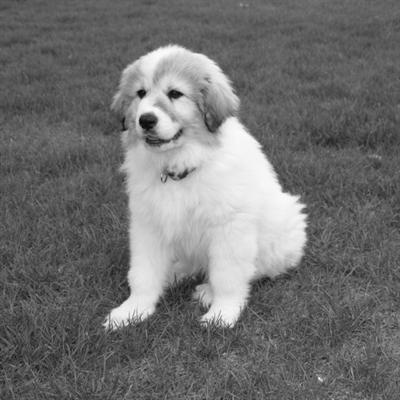
//> input picture exp5/pic1.jpg, 400 x 400 px
$ ./item3   (built with g++ and OpenCV 4)
//> lines starting //> are read from the running program, lines starting //| are printed output that depends on the picture; after the words box and inside, x2 and y2 are one past the last pixel; in counts of white or black regions, pixels touching at a corner belong together
#include <iostream>
#include <opencv2/opencv.hpp>
#include <opencv2/highgui.hpp>
#include <opencv2/imgproc.hpp>
/*
 *  3. 编写一个OTSU阈值分割函数otsu()，并用实验图像1和实验图像2来验证分割函数。
 *  参考书P197
 *
 */

using namespace std;
using namespace cv;

// 计算图像的灰度直方图 参考书P99
Mat calcGrayHist(const Mat &image){
    // 存储256个灰度级的像素个数
    Mat histogram = Mat::zeros(Size(256,1), CV_32SC1);
    // 图像的高和宽
    int rows = image.rows;
    int cols = image.cols;
    // 计算每个灰度级的个数
    for(int r = 0; r < rows; r++){
        for(int c = 0; c < cols; c++){
            int index = int(image.at<uchar>(r,c));
            histogram.at<int>(0, index) += 1;
        }
    }
    return histogram;
}

int otsu(const Mat & image, Mat &OtsuThreshImage){
    // 计算灰度直方图
    Mat histogram = calcGrayHist(image);
    // 归一化灰度直方图
    Mat normHist;
    histogram.convertTo(normHist, CV_32FC1, 1.0 / (image.rows * image.cols), 0.0);
    // 计算累加直方图（零阶累积矩）和一阶累积矩
    Mat zeroCumuMoment = Mat::zeros(Size(256, 1), CV_32FC1);
    Mat oneCumuMoment = Mat::zeros(Size(256, 1), CV_32FC1);
    for (int i = 0; i < 256; i++){
        if (i == 0){
            zeroCumuMoment.at<float>(0, i) = normHist.at<float>(0, i);
            oneCumuMoment.at<float>(0 ,i) = i * normHist.at<float>(0, i);
        } else{
            zeroCumuMoment.at<float>(0, i) = zeroCumuMoment.at<float>(0, i-1) + normHist.at<float>(0, i);
            oneCumuMoment.at<float>(0, i) = oneCumuMoment.at<float>(0, i-1) + i * normHist.at<float>(0, i);
        }
    }
    // 计算类间方差
    Mat variance = Mat::zeros(Size(256, 1), CV_32FC1);
    // 总平均值
    float mean = oneCumuMoment.at<float>(0, 255);
    for ( int i = 0; i < 255; i++){
        if (zeroCumuMoment.at<float>(0, i) == 0 || zeroCumuMoment.at<float>(0, i) == 1)
            variance.at<float>(0, i) = 0;
        else {
            float coefficient = zeroCumuMoment.at<float>(0, i) * (1.0 - zeroCumuMoment.at<float>(0, i));
            variance.at<float>(0, i) = pow(mean*zeroCumuMoment.at<float>(0, i) - oneCumuMoment.at<float>(0, i), 2.0) / coefficient;
        }
    }
    // 找到阈值
    Point maxLoc;
    minMaxLoc(variance,NULL, NULL, NULL, &maxLoc);
    int otsuThresh = maxLoc.x;
    // 阈值处理
    threshold(image, OtsuThreshImage, otsuThresh, 255, THRESH_BINARY);

    return otsuThresh;
}


// 编写一个OTSU阈值分割函数otsu()，并使用
int main(int argc, const char * argv[]) {

    Mat I1 = imread("/Users/dddwj/ownCloud/mac/备份/学习/1笔记/201902学期/计算机图像处理/LearnOpenCV/exp5/pic1.jpg", CV_LOAD_IMAGE_GRAYSCALE);
//> I1 is the input picture: 400 rows x 400 cols, CV_8UC1; min 6, max 255, mean 113.1
    imshow("raw_image1", I1);

    Mat I2 = imread("/Users/dddwj/ownCloud/mac/备份/学习/1笔记/201902学期/计算机图像处理/LearnOpenCV/exp5/pic2.jpg", CV_LOAD_IMAGE_GRAYSCALE);
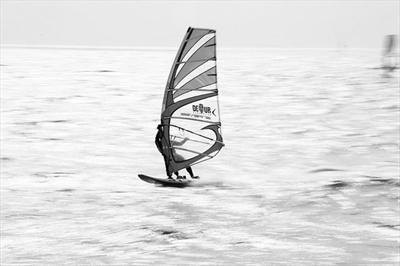
//> input picture exp5/pic2.jpg, 400 x 266 px
//> I2 is the input picture: 266 rows x 400 cols, CV_8UC1; min 0, max 255, mean 224.3
    imshow("raw_image2", I2);

    Mat output;
    otsu(I1, output);
//> after the loop in calcGrayHist, `for(int r = 0; r < rows; r++)`: histogram = 256 values, max 4148 at index 91, min 0 at index 0, mean 625
//> in otsu, `histogram.convertTo(normHist, CV_32FC1, 1.0 / (image.rows * image.cols..`: normHist = 256 values, max 0.0259 at index 91, min 0 at index 0, mean 0.00391
//> after the loop in otsu, `for (int i = 0; i < 256; i++)`: zeroCumuMoment = 256 values from 0 to 1; oneCumuMoment = 256 values from 0 to 113.1
//> in otsu, `float mean = oneCumuMoment.at<float>(0, 255);`: mean = 113.1
//> the loop in otsu, `for ( int i = 0; i < 255; i++)` made 255 passes
//> coefficient on passes 7 to 18: 6.25e-06, 1.87e-05, 3.12e-05, 3.12e-05, 4.37e-05, 5e-05, 8.75e-05, 0.000125, 0.000131, 0.0002, 0.000275, 0.00035
//> after the loop in otsu, `for ( int i = 0; i < 255; i++)`: variance = 256 values, max 2130.8 at index 148, min 0 at index 0, mean 1031.4
//> in otsu, `minMaxLoc(variance,NULL, NULL, NULL, &maxLoc);`: maxLoc = Point(148, 0)
//> in otsu, `int otsuThresh = maxLoc.x;`: otsuThresh = 148
//> in otsu, `threshold(image, OtsuThreshImage, otsuThresh, 255, THRESH_BINARY);`:
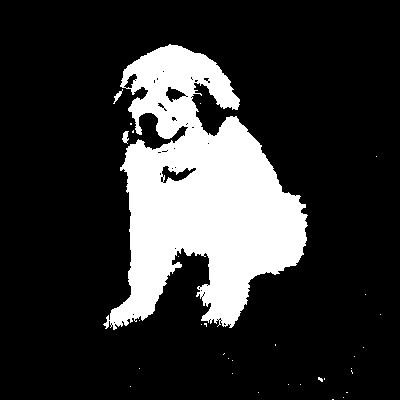
//> OtsuThreshImage: 400 rows x 400 cols, CV_8UC1; 19.6% white; 32 white regions (29 under 20 px), largest, box (x1, y1, x2, y2) and area: (103, 44, 308, 330) 31188, (122, 131, 129, 144) 58, (113, 89, 123, 104) 47
    imshow("OTSU_image1", output);
    otsu(I2, output);
//> in otsu (call 2), `Mat histogram = calcGrayHist(image);`: histogram = 256 values, max 6792 at index 233, min 5 at index 7, mean 415.6
//> in otsu (call 2), `histogram.convertTo(normHist, CV_32FC1, 1.0 / (image.rows * image.cols..`: normHist = 256 values, max 0.0638 at index 233, min 4.7e-05 at index 7, mean 0.00391
//> after the loop in otsu (call 2), `for (int i = 0; i < 256; i++)`: zeroCumuMoment = 256 values from 0.000404 to 1; oneCumuMoment = 256 values from 0 to 224.3
//> in otsu (call 2), `float mean = oneCumuMoment.at<float>(0, 255);`: mean = 224.3
//> the loop in otsu (call 2), `for ( int i = 0; i < 255; i++)` made 255 passes
//> coefficient on passes 1 to 12: 0.000404, 0.000488, 0.000545, 0.000657, 0.000723, 0.000798, 0.000939, 0.000986, 0.00111, 0.00123, 0.00139, 0.00149
//> after the loop in otsu (call 2), `for ( int i = 0; i < 255; i++)`: variance = 256 values, max 768.6 at index 168, min 0 at index 255, mean 474
//> in otsu (call 2), `minMaxLoc(variance,NULL, NULL, NULL, &maxLoc);`: maxLoc = Point(168, 0)
//> in otsu (call 2), `int otsuThresh = maxLoc.x;`: otsuThresh = 168
//> in otsu (call 2), `threshold(image, OtsuThreshImage, otsuThresh, 255, THRESH_BINARY);`:
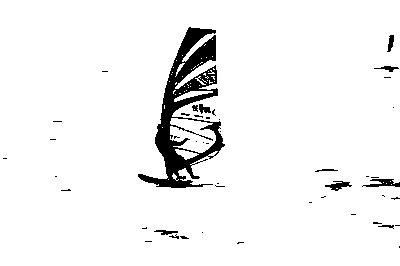
//> OtsuThreshImage: 266 rows x 400 cols, CV_8UC1; 94.8% white; 46 black regions (35 under 20 px), largest, box (x1, y1, x2, y2) and area: (138, 27, 225, 188) 4602, (362, 179, 400, 187) 170, (325, 181, 352, 191) 130
    imshow("OTSU_image2",output);


    waitKey(0);
    return 0;
}
